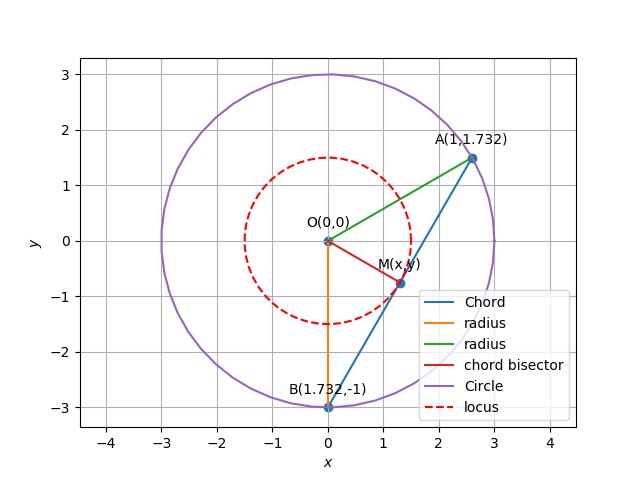

The script that saved this image:
#Python libraries for math and graphics

import numpy as np
import matplotlib.pyplot as plt
from numpy import linalg as LA
def circ_gen(O,r):
   len = 50
   theta = np.linspace(0,2*np.pi,len)
   x_circ = np.zeros((2,len))
   x_circ[0,:] = r*np.cos(theta)
   x_circ[1,:] = r*np.sin(theta)
   x_circ = (x_circ.T + O).T
   return x_circ
def line_gen(A,B):
   len =10
   dim = A.shape[0]
   x_AB = np.zeros((dim,len))
   lam_1 = np.linspace(0,1,len)
   for i in range(len):
     temp1 = A + lam_1[i]*(B-A)
     x_AB[:,i]= temp1.T
   return x_AB

I=np.eye(2)
e1=I[:,0]

#circle parameters
r=3
k=1.5
O=np.array(([0,0]))
#M=np.array(([1.366,0.366]))
theta =120*np.pi/180
theta1=30*np.pi/180
O=np.array(([0,0]))
r=3
A=np.array(([r*np.cos(theta1),r*np.sin(theta1)]))
B=np.array(([r*np.cos(theta-theta1),-r*np.sin(theta-theta1)]))
M=(A+B)/2
print(M)
#Generating the line
m=-e1
k1=-10
k2=10
xAB=line_gen(A,B)
xOA=line_gen(O,A)
xOB=line_gen(O,B)
xOM=line_gen(O,M)

#Generating the circle 
x_circ1=circ_gen(O,r)
x_circ2=circ_gen(O,k)
#plotting all the lines
plt.plot(xAB[0,:],xAB[1,:],label='Chord')
plt.plot(xOB[0,:],xOB[1,:],label='radius')
plt.plot(xOA[0,:],xOA[1,:],label='radius')
plt.plot(xOM[0,:],xOM[1,:],label='chord bisector')
#plotting the circle
plt.plot(x_circ1[0,:],x_circ1[1,:],label='Circle')
plt.plot(x_circ2[0,:],x_circ2[1,:],'r--',label='locus')

#locus of midpoint of chord of the circle which subtends a right angle at the origin
#here locus is nothing but equation of the the points (x,y) and (0,0) which forms  a perpenducluar 
#from the figure

#labeling the coordinates
tri_coords = np.vstack((O,A,B,M)).T
plt.scatter(tri_coords[0,:], tri_coords[1,:])
vert_labels = ['O(0,0)','A(1,1.732)','B(1.732,-1)','M(x,y)']
for i, txt in enumerate(vert_labels):
	plt.annotate(txt, # this is the text
        (tri_coords[0,i], tri_coords[1,i]), # this is the point to label
        textcoords="offset points", # how to position the text
                 xytext=(0,10), # distance from text to points (x,y)
                 ha='center') # horizontal alignment can be left, right or center
   
plt.xlabel('$x$')
plt.ylabel('$y$')
plt.legend(loc='best')
plt.grid() # minor
plt.axis('equal')
plt.show() 
#plt.savefig('/sdcard/Download/c2_fwc/trunk/circle_assignment/docs/circle.png')
#subprocess.run(shlex.split("termux-open '/sdcard/Download/c2_fwc/trunk/circle_assignment/docs/main.pdf' "))
